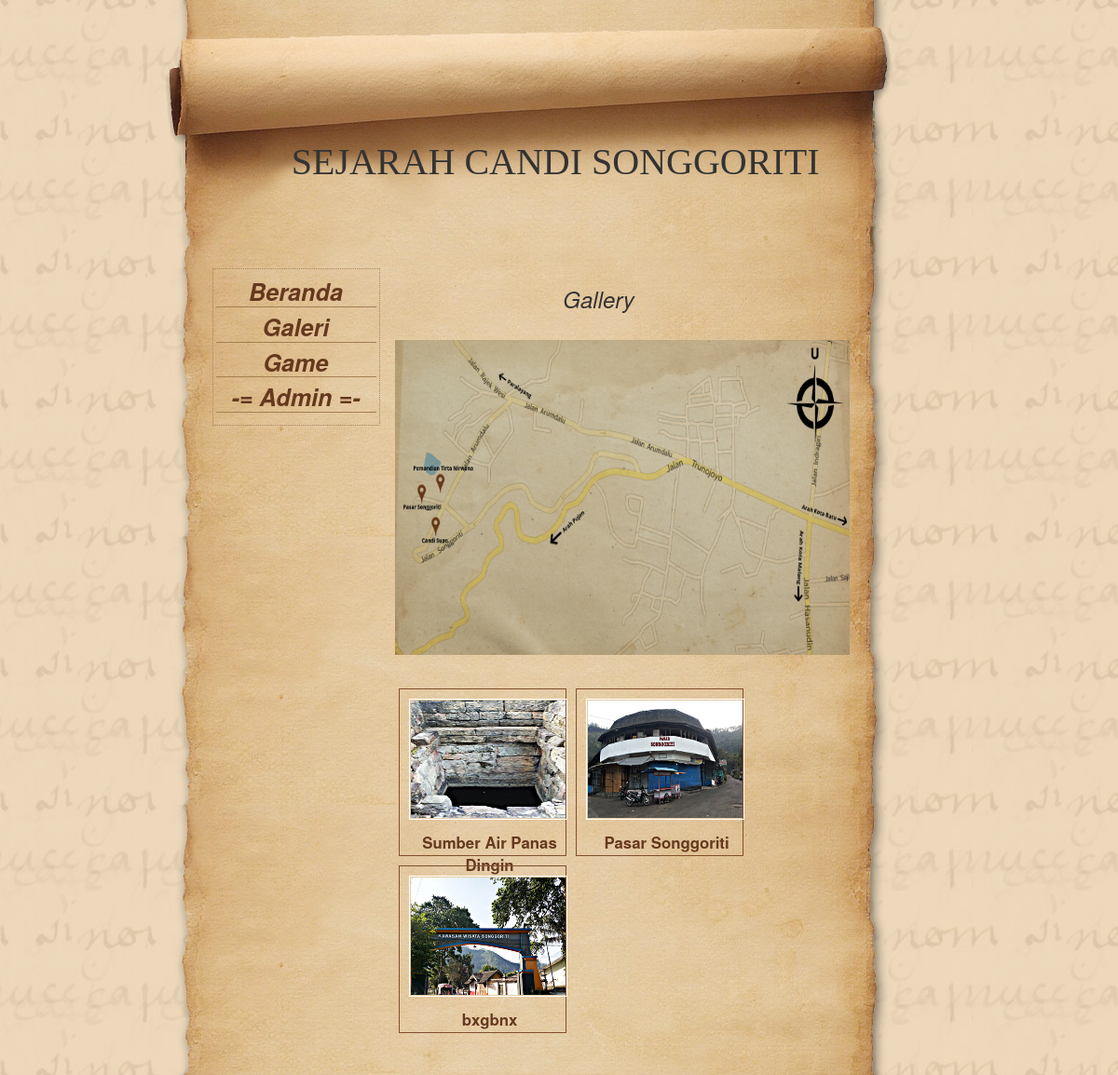
Before: /index.php/home/gallery with the older database file.
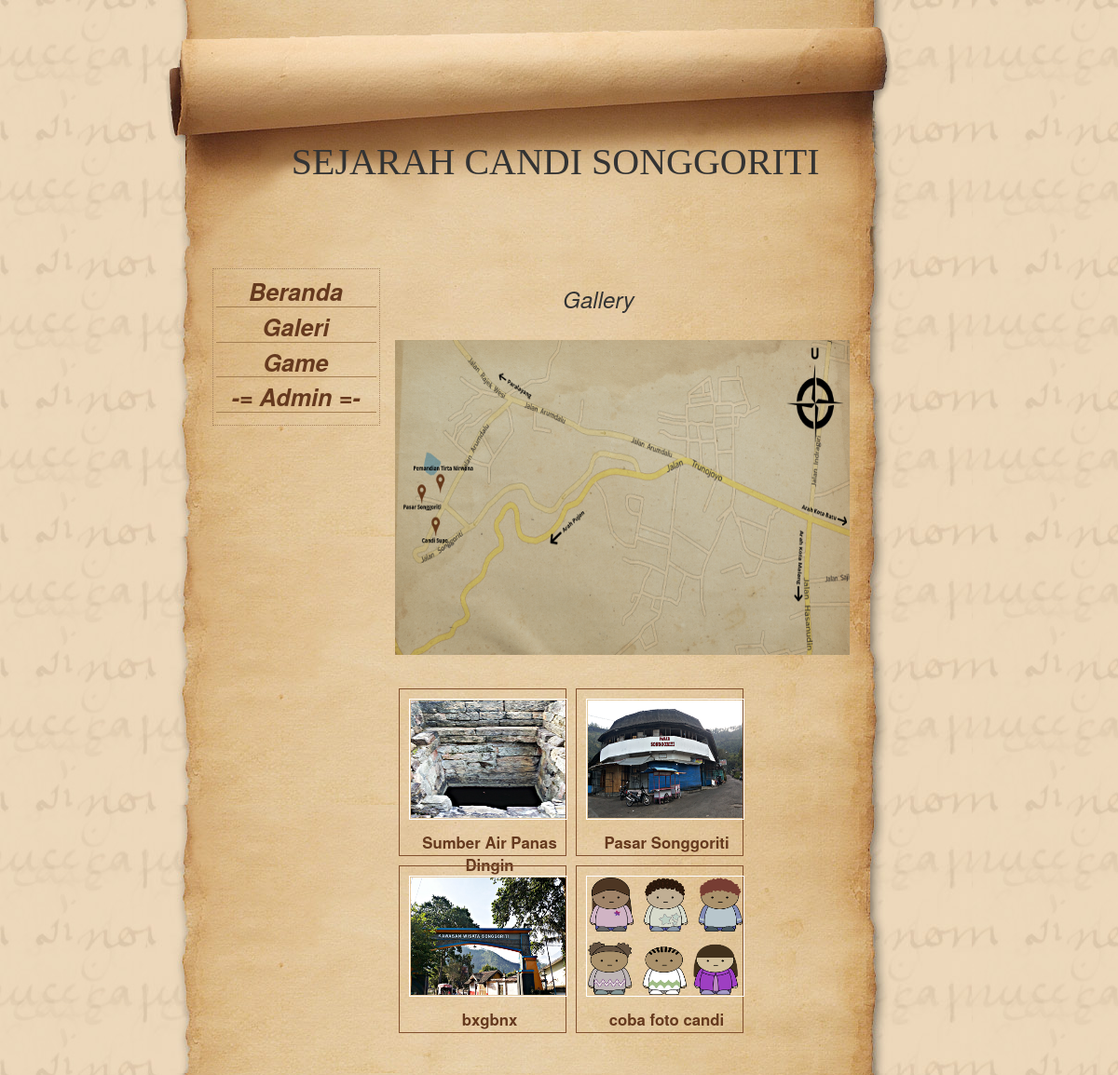
After: the same page with the newer database file.
### tables this page shows
CREATE TABLE `gallery` (
  `id_photo` int(11) NOT NULL,
  `photo` varchar(200) NOT NULL,
  `description` varchar(30) NOT NULL
);

### application/controllers/Home.php (called while the page is built, shortened)
<?php
class Home extends CI_Controller
{
    public function gallery()
    {
        $data['list'] = $this->Gallery_model->get();
        $this->load->view('gallery',$data);
    }
}
?>

### index.php (called while the page is built, shortened)
<?php
require_once BASEPATH.'core/CodeIgniter.php';

### application/models/Gallery_model.php (called while the page is built, shortened)
<?php
class Gallery_model extends CI_Model
{
    public function get()
    { return $this->db->get('gallery')->result(); }
}
?>

### application/views/gallery.php (the view, shortened to what this page needs)
<?php include('header.php') ?>
    <div id="content">
        <h3>Gallery</h3>
        <p><a target="_blank" href="<?php echo base_url('assets/')?>images/Mapssupo.png">
        <img src="<?php echo base_url('assets/')?>images/Mapssupo.png" width="490" height="340"></a></p>
    <?php foreach ($list as $l) { ?>
    <div class="img">
        <a target="_blank" href="<?php echo base_url('assets/foto/'.$l->photo)?>">
            <img src="<?php echo base_url('assets/foto/'.$l->photo)?>" alt="Candi Supo" width="170" height="130">
        </a>
        <div class="desc" ><?php echo $l->description ?></div>
    </div>
    <?php } ?>
    </div>
    <div id="footer"></div>
</div>
</body>
</center>
</html>

### application/views/header.php (shortened to what this page needs)
<html xmlns="http://www.w3.org/1999/xhtml">
<head>
    <link rel="stylesheet" type="text/css" media="screen" href="<?php echo base_url('assets/css/')?>style.css" />
    <link rel="stylesheet" type="text/css" media="screen" href="<?php echo base_url('assets/css/')?>bootstrap-theme.min.css" />
    <link rel="stylesheet" type="text/css" media="screen" href="<?php echo base_url('assets/css/')?>bootstrap.min.css" />
</head>
<center>
<body>
<div id="container">
    <div id="header">
        <h1 style="font-family:'Blackwood Castle', 'Blackwood Castle Shadow', serif; font-size:40px;">
        <br><br><br>SEJARAH CANDI SONGGORITI</h1>
    </div>
    <div id="sideheader"></div>
    <div id="left_column">
        <div class="left_column_boxes">
            <div id="navcontainer">
                <ul id="navlist">
                    <li><a href="<?php echo site_url('home') ?>">Beranda</a></li>
                    <li><a href="<?php echo site_url('home/gallery') ?>">Galeri</a></li>
                    <li><a href="<?php echo site_url('home/game') ?>">Game</a></li>
                    <li><a href="<?php echo site_url('admin') ?>">-= Admin =-</a></li>
                </ul>
            </div>
        </div>
    </div>

### assets/css/style.css (style rules this page uses)
* { margin: 0; padding: 0; }
body { background-image: url(../images/body.jpg); font-family: Georgia, "Times New Roman", Times, serif; font-size: 62.5%; }
#container { width: 885px; font-size: 1.2em; background-image: url(../images/container.jpg); background-repeat: repeat-y; }
#header { background-image: url(../images/header.png); height: 288px; margin-top: 0px; }
#sideheader { height: 576px; width: 145px; position: absolute; left: 740px; top: 0px; }
#left_column { width: 180px; margin-top: 0px; float: left; background-repeat: no-repeat; margin-left: 70px!important; margin-left: 35px; }
.left_column_boxes { border: 1px dotted #AA8661!important; border: none; padding: 3px; margin-bottom: 20px; }
#content { padding-right: 180px; margin-left: 265px; }
#footer { padding: 20px; clear: both; }
p { padding-top: 20px; padding-bottom: 20px; color: #814F2C; font-size:16px; }
h1 { float: right; margin-right: 163px!important; margin-right: 80px; margin-top: 180px; font-size: 44px; color: #55311B; }
h3 { font-family:BlackChancery, sans-serif, serif; font-size: 1.8em; font-style: italic; color: #926B4A; text-align: center; }
a:link, a:visited, a:active { color: #666600 }
#navcontainer ul { list-style-type: none; }
#navcontainer a { display: block; padding: 3px; border-bottom: 1px solid #A47F52; font-weight: bold; height: 1.5em; font-size: 1.5em; }
#navcontainer a:link, #navlist a:visited { color: #65391E; text-decoration: none; font-style: italic; }
img { padding:1px; border:1px solid #814F2C; }
div.img { margin: 5px; padding: 5px; border: 1px solid #814F2C; height: 180; width: 180; float: left; text-align: center; }
div.img img { display: inline; margin: 5px; border: 1px solid #ffffff; }
div.desc { text-align: center; font-weight: bold; width: 170px; margin: 7px; color: #65391E; }

Changed rows visible on the page:
added gallery: photo (picture), description "coba foto candi"
